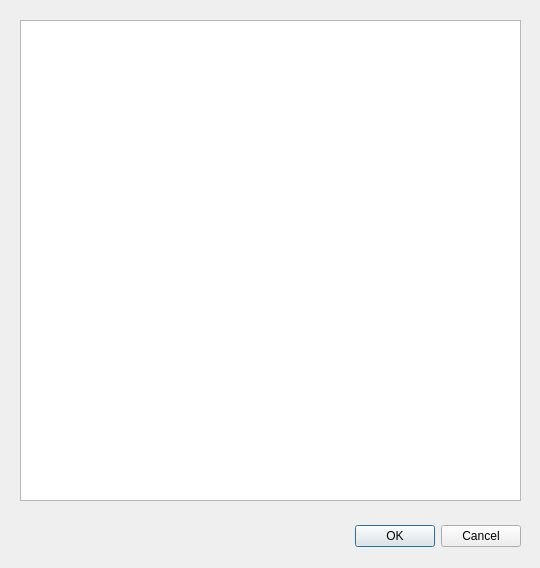
<?xml version="1.0" encoding="UTF-8"?>
<ui version="4.0">
 <class>sourceconfDialog</class>
 <widget class="QDialog" name="sourceconfDialog">
  <property name="geometry">
   <rect>
    <x>0</x>
    <y>0</y>
    <width>540</width>
    <height>568</height>
   </rect>
  </property>
  <property name="windowTitle">
   <string>Edit Source.Conf</string>
  </property>
  <widget class="QDialogButtonBox" name="buttonBox">
   <property name="geometry">
    <rect>
     <x>180</x>
     <y>520</y>
     <width>341</width>
     <height>32</height>
    </rect>
   </property>
   <property name="orientation">
    <enum>Qt::Horizontal</enum>
   </property>
   <property name="standardButtons">
    <set>QDialogButtonBox::Cancel|QDialogButtonBox::Ok</set>
   </property>
  </widget>
  <widget class="QPlainTextEdit" name="sourceconfBox">
   <property name="geometry">
    <rect>
     <x>20</x>
     <y>20</y>
     <width>501</width>
     <height>481</height>
    </rect>
   </property>
  </widget>
 </widget>
 <resources/>
 <connections>
  <connection>
   <sender>buttonBox</sender>
   <signal>accepted()</signal>
   <receiver>sourceconfDialog</receiver>
   <slot>accept()</slot>
   <hints>
    <hint type="sourcelabel">
     <x>248</x>
     <y>254</y>
    </hint>
    <hint type="destinationlabel">
     <x>157</x>
     <y>274</y>
    </hint>
   </hints>
  </connection>
  <connection>
   <sender>buttonBox</sender>
   <signal>rejected()</signal>
   <receiver>sourceconfDialog</receiver>
   <slot>reject()</slot>
   <hints>
    <hint type="sourcelabel">
     <x>316</x>
     <y>260</y>
    </hint>
    <hint type="destinationlabel">
     <x>286</x>
     <y>274</y>
    </hint>
   </hints>
  </connection>
 </connections>
</ui>
